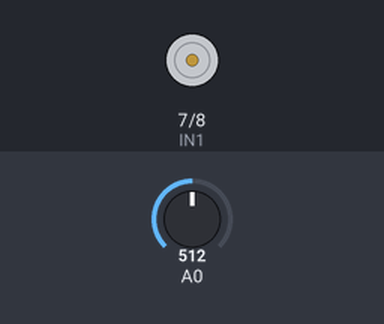
Bench run of a sketch on a simulated Arduino Uno, built with avr-gcc and run on an emulated ATmega328P. Shown: motor-driver pin pairs drawn as motors (green arrow = first pin HIGH = forward, orange = second pin HIGH = backward, longer = more drive, scaled by the enable pin). The inputs (shaded band) are chosen by the test bench; at power-on: A0 = 512.

Above: at 1.2 s.
1.3 s: A0 set to 532
2.8 s: A0 set to 716
At 3.6 s:
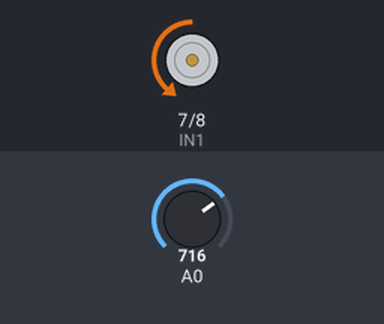
4.3 s: A0 set to 900
At 4.8 s:
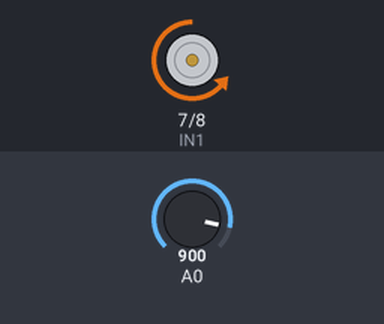
5.8 s: A0 set to 1023
At 7.0 s:
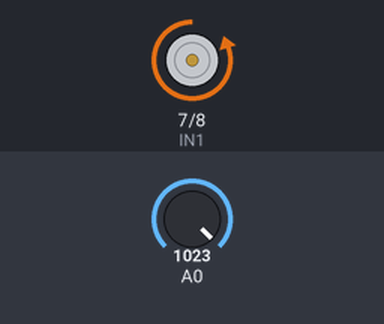
7.3 s: A0 set to 306
At 8.3 s:
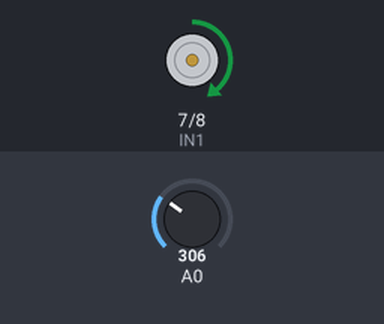
Timing chart, 0 to 9.8 s (numbered marks = the images above; inputs shaded):
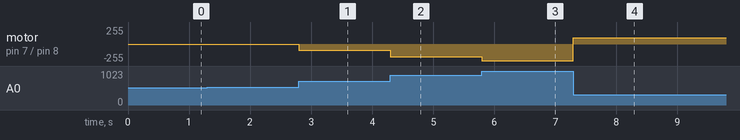

The sketch:

dc_motor_ovladany_joystickem_s_knihovnou.ino
```cpp
#include "motor.h"

#define DB  20

void setup() {
  initMotor();
}

void loop() {
  int joystick = analogRead(A0);
  if (joystick >= 512 + DB) tocTam(255.0/(512.0 - DB)*joystick - 255.0*(512.0 + DB)/(512.0 - DB));
  else if (joystick <= 512 - DB) tocZpet(-255.0/(512.0 - DB)*joystick + 255.0);
  else zastavMotor();
}
```

motor.h
```cpp
#define IN1 7
#define IN2 8
#define ENA 9

void initMotor() {
  pinMode(ENA, OUTPUT);
  pinMode(IN1, OUTPUT);
  pinMode(IN2, OUTPUT);
}

void zastavMotor() {
  digitalWrite(IN1, LOW);
  digitalWrite(IN2, LOW);
  analogWrite(ENA, 0);
}

void tocTam(byte r) {
  digitalWrite(IN1, LOW);
  digitalWrite(IN2, HIGH);
  analogWrite(ENA, r);
}

void tocZpet(byte r) {
  digitalWrite(IN1, HIGH);
  digitalWrite(IN2, LOW);
  analogWrite(ENA, r);
}
```

Measured:
- after the input at 2.8 s, motor on pin 7 (IN1) / pin 8 (IN2): stopped → backward 95/255 at once
- after the input at 4.3 s, motor on pin 7 (IN1) / pin 8 (IN2): backward 95/255 → backward 190/255 at once
- after the input at 5.8 s, motor on pin 7 (IN1) / pin 8 (IN2): backward 190/255 → backward 254/255 at once
- after the input at 7.3 s, motor on pin 7 (IN1) / pin 8 (IN2): backward 254/255 → forward 96/255 at once
